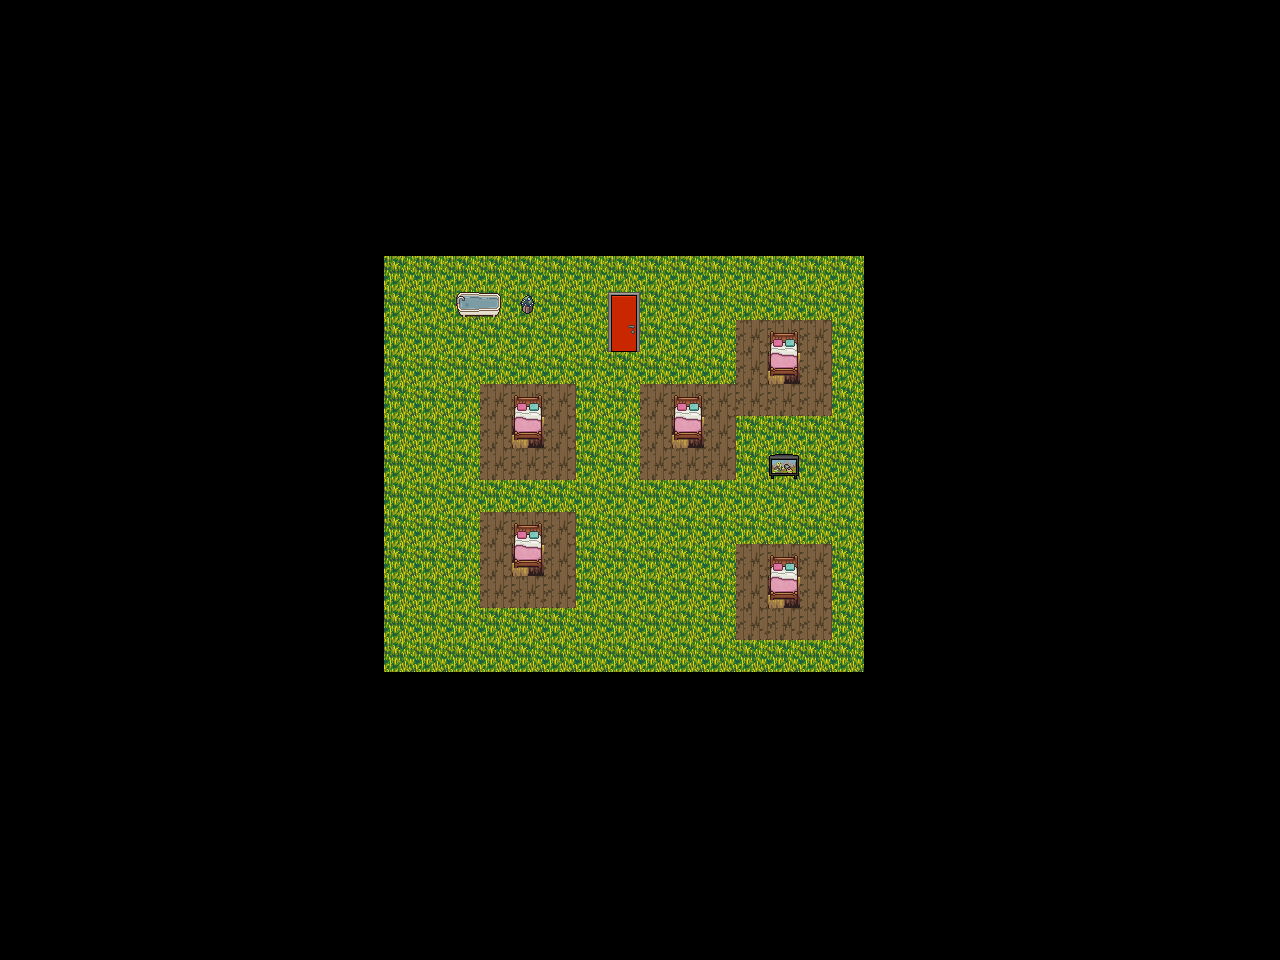

Below is a game level as drawn by its tile map, then a one-line description and the .tmx that defines it (tile-layer data replaced by summaries):
An orthogonal 40x30 tile map with 32x32 px tiles, 2 tile layers (Tile Layer 1, Tile Layer 2), 9 tilesets and 20 objects.

<map version="1.10" tiledversion="1.12.0" orientation="orthogonal" renderorder="right-down" width="40" height="30" tilewidth="32" tileheight="32" infinite="0" nextlayerid="6" nextobjectid="29">
 <tileset firstgid="1" source="black.tsx" />
 <tileset firstgid="17" source="TALLGRASS.tsx" />
 <tileset firstgid="18" source="WOODTILE.tsx" />
 <tileset firstgid="19" source="Wooden_Floor_Vertical.tsx" />
 <tileset firstgid="20" source="TILESET INDOORS +Bathroom.tsx" />
 <tileset firstgid="101" source="Tilemap.tsx" />
 <tileset firstgid="1541" source="Pixel Interiors 32x32pxl.tsx" />
 <tileset firstgid="1728" source="makeshift_room_door_tiles.tsx" />
 <tileset firstgid="1944" source="makeshift_furnitureset.tsx" />
 <layer id="1" name="Tile Layer 1" width="40" height="30">
  <data>[1200 cells, 1200 non-empty, 4 distinct tile ids]</data>
 </layer>
 <layer id="2" name="Tile Layer 2" width="40" height="30">
  <data>[1200 cells, 16 non-empty, 8 distinct tile ids]</data>
 </layer>
 <objectgroup id="4" name="Interactables">
  <object id="7" x="768.667" y="334.667" width="32.3333" height="27">
   <properties>
    <property name="autoTrigger" type="bool" value="true" />
    <property name="dialogueId" value="scene1_bed" />
   </properties>
  </object>
  <object id="12" x="507.167" y="392.833" width="42.3333" height="35">
   <properties>
    <property name="autoTrigger" type="bool" value="true" />
    <property name="dialogueId" value="scene1_bed" />
   </properties>
  </object>
  <object id="13" x="668.5" y="396.167" width="38.3333" height="29.6667">
   <properties>
    <property name="autoTrigger" type="bool" value="true" />
    <property name="dialogueId" value="scene1_bed" />
   </properties>
  </object>
  <object id="14" x="506.5" y="520.833" width="39.6667" height="28.3333">
   <properties>
    <property name="autoTrigger" type="bool" value="true" />
    <property name="dialogueId" value="scene1_bed" />
   </properties>
  </object>
  <object id="15" x="765.833" y="554.833" width="35.6667" height="32.3333">
   <properties>
    <property name="autoTrigger" type="bool" value="true" />
    <property name="dialogueId" value="scene1_bed" />
   </properties>
  </object>
  <object id="16" x="767.167" y="453.5" width="32.3333" height="16.3333">
   <properties>
    <property name="autoTrigger" type="bool" value="true" />
    <property name="dialogueId" value="scene1_tv" />
   </properties>
  </object>
  <object id="19" x="603.167" y="285.5" width="39.6667" height="55.6667">
   <properties>
    <property name="autoTrigger" type="bool" value="true" />
    <property name="dialogueId" value="scene1_door" />
   </properties>
  </object>
  <object id="20" x="453.167" y="290.167" width="51" height="21">
   <properties>
    <property name="autoTrigger" type="bool" value="true" />
    <property name="dialogueId" value="scene1_bath" />
   </properties>
  </object>
 </objectgroup>
 <objectgroup id="5" name="Portals" />
 <objectgroup id="3" name="Collisions">
  <object id="1" x="327" y="201" width="620" height="56" />
  <object id="2" x="865" y="226" width="82" height="451" />
  <object id="3" x="294" y="673" width="655" height="65" />
  <object id="4" x="297" y="230" width="84" height="453" />
  <object id="21" x="458.667" y="293.333" width="42" height="12.6667" />
  <object id="22" x="608.667" y="291.333" width="30.6667" height="46.6667" />
  <object id="23" x="773.333" y="338.667" width="23.3333" height="19.3333" />
  <object id="24" x="673.333" y="398.667" width="28.6667" height="23.3333" />
  <object id="25" x="772.667" y="458" width="22" height="8.66667" />
  <object id="26" x="772.667" y="560" width="24" height="23.3333" />
  <object id="27" x="512.667" y="524" width="28" height="20" />
  <object id="28" x="512" y="396.667" width="30" height="28" />
 </objectgroup>
</map>
